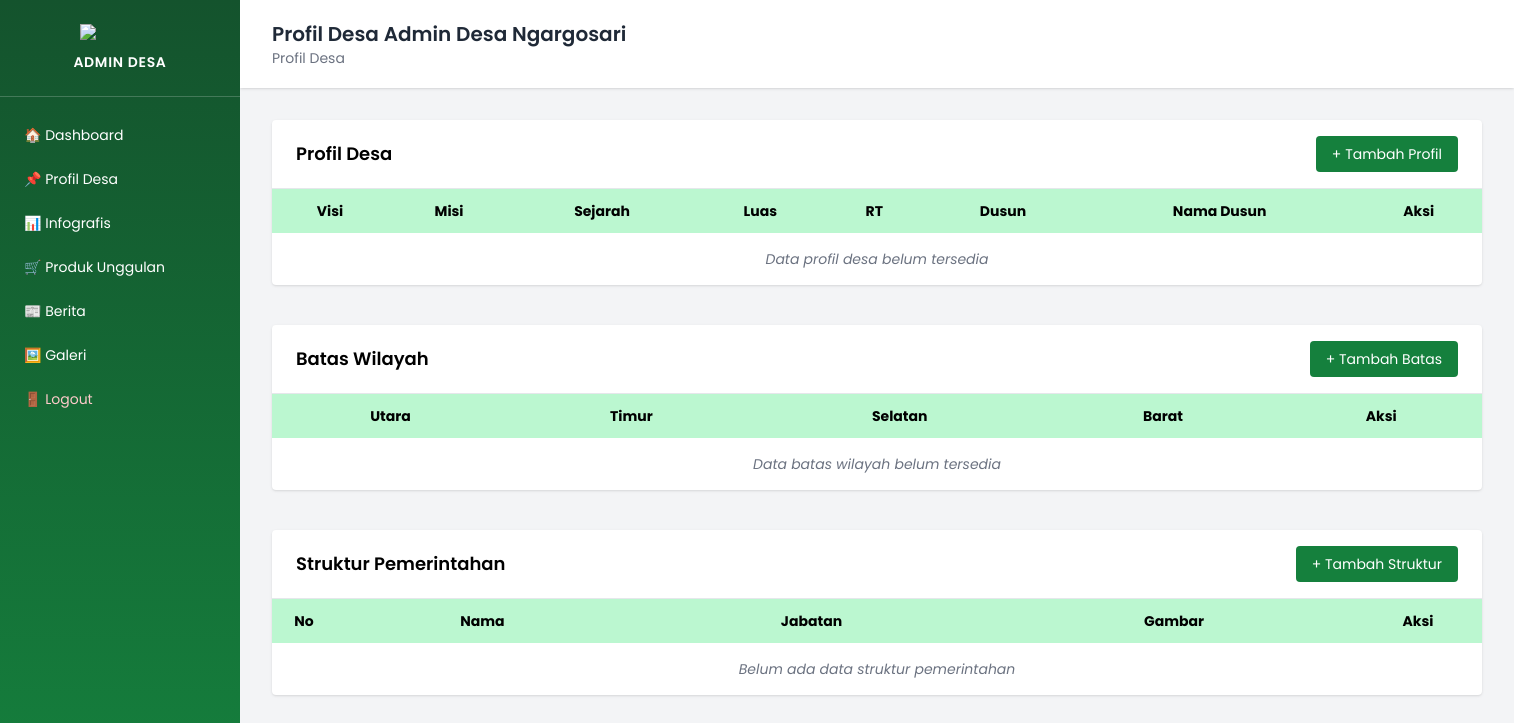
The app's page /admin/profil.php (signed in), older data.
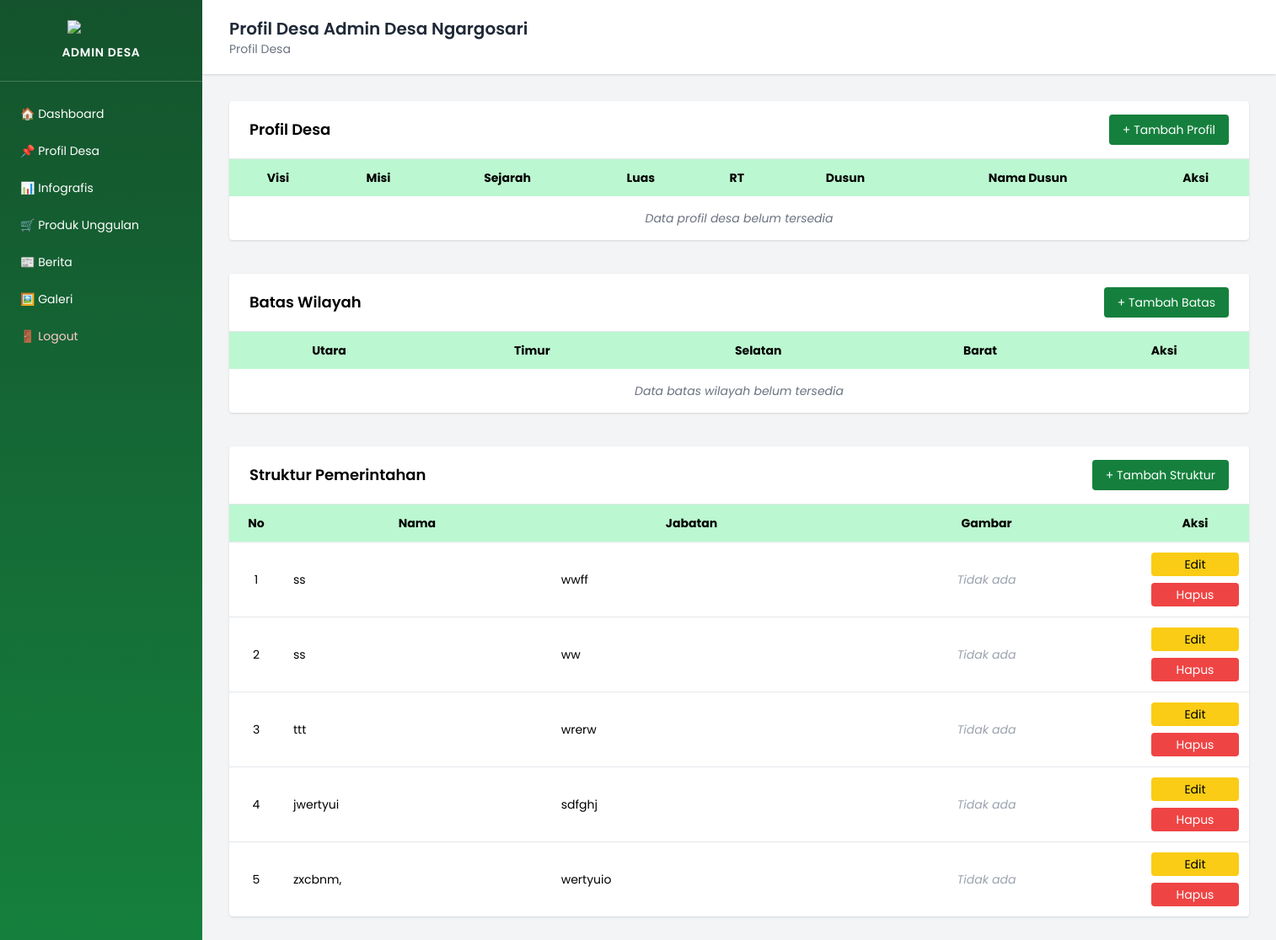
The same page, newer data.
### tables this page shows
CREATE TABLE `struktur_pemerintahan` (
  `id` int(11) NOT NULL,
  `nama` varchar(150) NOT NULL,
  `jabatan` varchar(150) NOT NULL,
  `gambar` varchar(255) DEFAULT NULL,
  `created_at` timestamp NOT NULL DEFAULT current_timestamp()
);

### admin/profil.php (the view, shortened to what the changed rows need)
<?php
require_once "../koneksi.php";
$qStruktur   = mysqli_query($koneksi, "SELECT * FROM struktur_pemerintahan ORDER BY id ASC");
?>
<!DOCTYPE html>
<html lang="id">
<head>
    <script src="https://cdn.tailwindcss.com"></script>
</head>
<body class="bg-gray-100 font-poppins">
<div class="flex min-h-screen">
    <div class="flex-1 ml-60">
        <header class="bg-white px-8 py-5 shadow">
            <h2 class="text-xl font-semibold text-gray-800">Profil Desa Admin Desa Ngargosari</h2>
        </header>
        <main class="p-8 space-y-10">
            <section class="bg-white rounded shadow">
                <div class="flex justify-between items-center px-6 py-4 border-b">
                    <h2 class="font-semibold text-lg">Profil Desa</h2>
                </div>
                <div class="overflow-x-auto">
                    <table class="min-w-[1200px] w-full text-sm">
                        <thead class="bg-green-200">
                            <tr>
                                <th class="p-3">Visi</th>
                                <th class="p-3">Misi</th>
                                <th class="p-3">Sejarah</th>
                                <th class="p-3">Luas</th>
                                <th class="p-3">RT</th>
                                <th class="p-3">Dusun</th>
                                <th class="p-3">Nama Dusun</th>
                                <th class="p-3 text-center">Aksi</th>
                            </tr>
                        </thead>
                    </table>
                </div>
            </section>
<section class="bg-white rounded shadow">
    <div class="flex justify-between items-center px-6 py-4 border-b">
        <h2 class="font-semibold text-lg">Batas Wilayah</h2>
    </div>
    <div class="overflow-x-auto">
        <table class="min-w-[800px] w-full text-sm">
            <thead class="bg-green-200">
                <tr>
                    <th class="p-3">Utara</th>
                    <th class="p-3">Timur</th>
                    <th class="p-3">Selatan</th>
                    <th class="p-3">Barat</th>
                    <th class="p-3 text-center">Aksi</th>
                </tr>
            </thead>
        </table>
    </div>
</section>
<section class="bg-white rounded shadow">
<div class="flex justify-between items-center px-6 py-4 border-b">
    <h2 class="font-semibold text-lg">Struktur Pemerintahan</h2>
</div>
<div class="overflow-x-auto">
<table class="min-w-[900px] w-full text-sm">
<thead class="bg-green-200">
<tr>
    <th class="p-3 w-16 text-center">No</th>
    <th class="p-3">Nama</th>
    <th class="p-3">Jabatan</th>
    <th class="p-3 text-center">Gambar</th>
    <th class="p-3 w-32 text-center">Aksi</th>
</tr>
</thead>
<tbody>
<?php if (mysqli_num_rows($qStruktur) > 0): ?>
<?php $no = 1; while ($s = mysqli_fetch_assoc($qStruktur)): ?>
<?php
$gambarFile   = $s['gambar'];
$gambarServer = __DIR__ . '/../uploads/struktur/' . $gambarFile;
$gambarWeb    = '../uploads/struktur/' . $gambarFile;
?>
<tr class="border-t">
    <td class="p-3 text-center"><?= $no++ ?></td>
    <td class="p-3"><?= htmlspecialchars($s['nama']) ?></td>
    <td class="p-3"><?= htmlspecialchars($s['jabatan']) ?></td>
    <td class="p-3 text-center">
        <?php if (!empty($gambarFile) && file_exists($gambarServer)): ?>
            <img src="<?= $gambarWeb ?>"
                 class="w-16 h-16 object-cover rounded mx-auto border">
        <?php else: ?>
            <span class="text-gray-400 italic">Tidak ada</span>
        <?php endif; ?>
    </td>
    <td class="p-3 text-center">
        <div class="flex flex-col items-center gap-2">
            <a href="struktur_edit.php?id=<?= $s['id'] ?>"
               class="bg-yellow-400 px-3 py-1 rounded text-sm w-full text-center">
               Edit
            </a>
            <a href="struktur_hapus.php?id=<?= $s['id'] ?>"
               class="bg-red-500 text-white px-3 py-1 rounded text-sm w-full text-center"
               onclick="return confirm('Yakin hapus data?')">
               Hapus
            </a>
        </div>
    </td>
</tr>
<?php endwhile; ?>
<?php else: ?>
<tr>
<td colspan="5" class="p-4 text-center text-gray-500 italic">
    Belum ada data struktur pemerintahan
</td>
</tr>
<?php endif; ?>
</tbody>
</table>
</div>
</section>
        </main>
    </div>
</div>
</body>
</html>

Row changes from the older to the newer data that the page shows:
added struktur_pemerintahan: nama "ss", jabatan "wwff", shows "Tidak ada"
added struktur_pemerintahan: nama "ss", jabatan "ww", shows "Tidak ada"
added struktur_pemerintahan: nama "ttt", jabatan "wrerw", shows "Tidak ada"
added struktur_pemerintahan: nama "jwertyui", jabatan "sdfghj", shows "Tidak ada"
added struktur_pemerintahan: nama "zxcbnm,", jabatan "wertyuio", shows "Tidak ada"
Text that changed along with them:
text no longer shown: "Belum ada data struktur pemerintahan"
